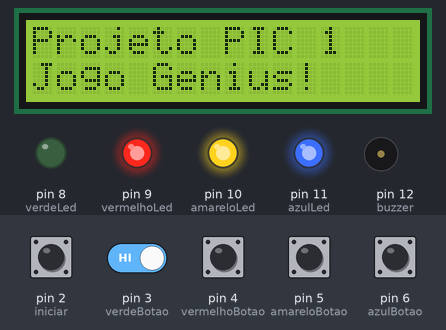
This sketch was run on a simulated Arduino Uno, built with avr-gcc and run on an emulated ATmega328P. Shown: 16×2 character LCD, output pins drawn as LEDs (lit = HIGH), buzzer (waves = sounding). Dashed ring = blinking. The inputs (shaded band) are chosen by the test bench; at power-on: pin 2 (iniciar), pin 3 (verdeBotao), pin 4 (vermelhoBotao), pin 5 (amareloBotao), pin 6 (azulBotao) HIGH. Random numbers use the default seed unless the sketch sets one; what the sketch prints to the serial monitor is not drawn.

Above: at 1.2 s.
1.3 s: pin 2 (iniciar) pulled LOW for 1 s
At 3.6 s:
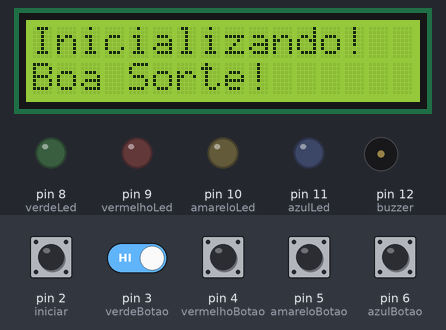
At 6.1 s:
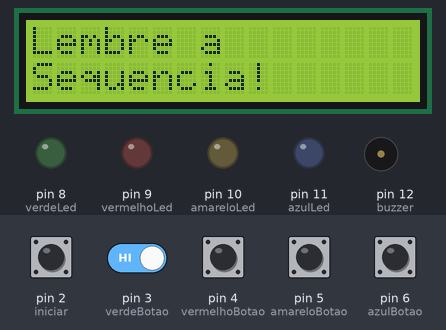
6.2 s: pin 3 (verdeBotao) driven HIGH
8.0 s: pin 4 (vermelhoBotao) pulled LOW for 0.15 s
At 8.28 s:
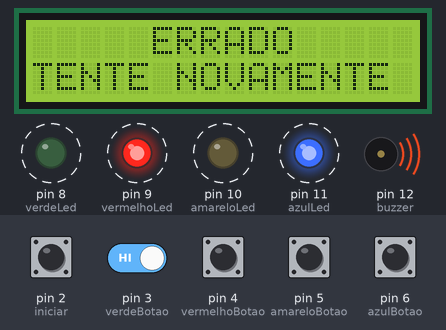
Timing chart, 0 to 9.7 s (numbered marks = the images above; inputs shaded):
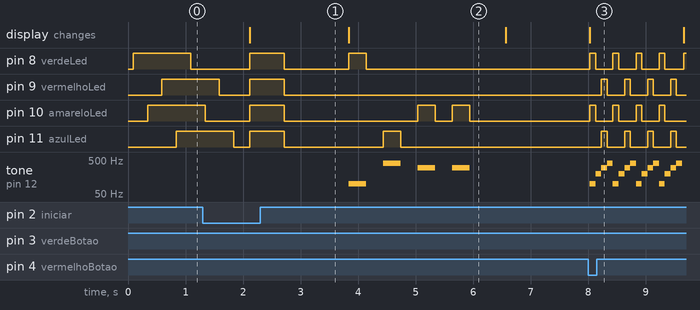

The sketch:

main.ino
```cpp
#include <LiquidCrystal_I2C.h>

LiquidCrystal_I2C lcd(0x3F, 16, 2);

#define verdeLed 8
#define vermelhoLed 9
#define amareloLed 10
#define azulLed 11

#define verdeBotao 3
#define vermelhoBotao 4
#define amareloBotao 5
#define azulBotao 6

#define buzzer 12
#define iniciar 2

int numAtualSorteado = 0;
int numSorteados[10];

int numAtualEscolhido = 0;
int numEscolhidos[10];

int nivel = 0;
int nivelDisplay = 1;
int verifica = 0;

int delayDificuldade = 0;

bool iniciarAcionado = false;
bool sortear = false;

void setup()
{
  lcd.init();  // INICIALIZAÇÃO DO DISPLAY
  lcd.backlight();

  Serial.begin(9600);
  pinMode(verdeBotao, INPUT_PULLUP); //LED VERDE
  pinMode(vermelhoBotao, INPUT_PULLUP); //LED VERMELHO
  pinMode(amareloBotao, INPUT_PULLUP); //LED AMARELO
  pinMode(azulBotao, INPUT_PULLUP); //LED AZUL

  pinMode(iniciar, INPUT_PULLUP); //BOTÃO INICIAR
  attachInterrupt(digitalPinToInterrupt(iniciar), iniciarPressionado, HIGH);

  pinMode(verdeLed, OUTPUT);  //BOTÃO LED VERDE
  pinMode(vermelhoLed, OUTPUT);  //BOTÃO LED VERMELHO
  pinMode(amareloLed, OUTPUT); //BOTÃO LED AMARERLO
  pinMode(azulLed, OUTPUT); //BOTÃO LED AZUL

  pinMode(buzzer, OUTPUT); //BUZZER

  randomSeed(analogRead(0));
}

void iniciarPressionado()
{
    iniciarAcionado = !iniciarAcionado;
}

void piscaPisca(){
    digitalWrite(verdeLed, HIGH);
    delay(250);
    digitalWrite(amareloLed, HIGH);
    delay(250);
    digitalWrite(vermelhoLed, HIGH);
    delay(250);
    digitalWrite(azulLed, HIGH);
    delay(250);

    // Desligar todos os LEDs
    digitalWrite(verdeLed, LOW);
    delay(250);
    digitalWrite(amareloLed, LOW);
    delay(250);
    digitalWrite(vermelhoLed, LOW);
    delay(250);
    digitalWrite(azulLed, LOW);
    delay(250);

}

void inicializarJogo()
{
    digitalWrite(verdeLed, HIGH);
    digitalWrite(vermelhoLed, HIGH);
    digitalWrite(amareloLed, HIGH);
    digitalWrite(azulLed, HIGH);
    delay(600);
    digitalWrite(verdeLed, LOW);
    digitalWrite(vermelhoLed, LOW);
    digitalWrite(amareloLed, LOW);
    digitalWrite(azulLed, LOW);
    delay(600);

    nivel = 0;
    verifica = 0;
    sortear = true;
}

void mostrarSequencia()
{
    lcd.setCursor(0, 0);
    lcd.print("Lembre a ");
    lcd.setCursor(0, 1);
    lcd.print("Sequencia!");

    Serial.println();
    Serial.print("NIVEL ATUAL - ");
    Serial.println(nivel);
    Serial.println("-- ORDEM CORRETA --");

    for(int i=0; i < nivel; i++)
    {
        Serial.print("NIVEL - ");
        Serial.print(i);
        Serial.print(" - ");

        switch(numSorteados[i])
        {
            case 1:
                Serial.println("Verde");
                digitalWrite(verdeLed, HIGH);
                tone(buzzer, 100);
                delay(300-delayDificuldade);
                digitalWrite(verdeLed, LOW);
                noTone(buzzer);
                delay(300-delayDificuldade);
            break;

            case 2:
                Serial.println("Vermelho");
                digitalWrite(vermelhoLed, HIGH);
                tone(buzzer, 200);
                delay(300-delayDificuldade);
                digitalWrite(vermelhoLed, LOW);
                noTone(buzzer);
                delay(300-delayDificuldade);
            break;

            case 3:
                Serial.println("Amarelo");
                digitalWrite(amareloLed, HIGH);
                tone(buzzer, 300);
                delay(300-delayDificuldade);
                digitalWrite(amareloLed, LOW);
                noTone(buzzer);
                delay(300-delayDificuldade);
            break;

            case 4:
                Serial.println("Azul");
                digitalWrite(azulLed, HIGH);
                tone(buzzer, 400);
                delay(300-delayDificuldade);
                digitalWrite(azulLed, LOW);
                noTone(buzzer);
                delay(300-delayDificuldade);
            break;

            default:
                Serial.println("ERRO - CASO DEFAULT");
            break;
        }
    }
    Serial.println();

}

void definirSequencia()
{
    if(nivel == 0)
    {
        for(int i = 0; i < 4 ; i++){
            numAtualSorteado = random(1, 5);
            numSorteados[nivel] = numAtualSorteado;
            nivel++;
        }
    }
    else
    {
        numAtualSorteado = random(1, 5);
        numSorteados[nivel] = numAtualSorteado;
        nivel++;
        delayDificuldade += 20;
    }

    mostrarSequencia();
}

void verificar(int pinoSaida, int som, int i)
{
    if(numAtualEscolhido == numSorteados[i])
    {
        lcd.clear();
        lcd.setCursor(0, 0);
        lcd.print("CORRETO!");
        lcd.setCursor(0, 1);
        lcd.print("PARABENS!");
        digitalWrite(pinoSaida, HIGH);
        tone(buzzer, som);
        delay(300);
        digitalWrite(pinoSaida, LOW);
        noTone(buzzer);
        delay(300);
    }
    else
        escolhaErrada();
}

void escolhaErrada()
{       lcd.clear();
        lcd.setCursor(5, 0);
        lcd.print("ERRADO");
        lcd.setCursor(0, 1);
        lcd.print("TENTE NOVAMENTE");
    for(int i=0; i<=3; i++)
    {
        noTone(buzzer);
        digitalWrite(verdeLed, HIGH);
        digitalWrite(amareloLed, HIGH);
        tone(buzzer, 100);
        delay(100);

        noTone(buzzer);
        tone(buzzer, 200);
        digitalWrite(verdeLed, LOW);
        digitalWrite(amareloLed, LOW);
        delay(100);

        noTone(buzzer);
        tone(buzzer, 300);
        digitalWrite(vermelhoLed, HIGH);
        digitalWrite(azulLed, HIGH);
        delay(100);

        noTone(buzzer);
        tone(buzzer, 400);
        digitalWrite(vermelhoLed, LOW);
        digitalWrite(azulLed, LOW);
        delay(100);
    }

    noTone(buzzer);

    for(int i = 0; i < nivel; i++)
    {
        numSorteados[i] = 0;
    }
    delayDificuldade = 0;
    sortear = false;
    iniciarAcionado = false;
}

void respostaUsuario()
{
    lcd.clear();
    lcd.setCursor(0, 0);
    lcd.print("Aguardando");
    lcd.setCursor(0, 1);
    lcd.print("sua resposta!");
    int i = 0;
    while(i < nivel){
                while (digitalRead(verdeBotao) == HIGH &&
                    digitalRead(vermelhoBotao) == HIGH &&
                    digitalRead(amareloBotao) == HIGH &&
                    digitalRead(azulBotao) == HIGH){
                      delay(30);
                    }


            if(digitalRead(verdeBotao) == 0)
            {
                Serial.println("Verde");
                numAtualEscolhido = 1;
                verificar(verdeLed, 100, i);
            }
            else if(digitalRead(vermelhoBotao) == 0)
            {
                Serial.println("Vermelho");
                numAtualEscolhido = 2;
                verificar(vermelhoLed, 200, i);
            }
            else if(digitalRead(amareloBotao) == 0)
            {
                Serial.println("Amarelo");
                numAtualEscolhido = 3;
                verificar(amareloLed, 300, i);
            }
            else if(digitalRead(azulBotao) == 0)
            {
                Serial.println("Azul");
                numAtualEscolhido = 4;
                verificar(azulLed, 400, i);
            }

            if(sortear == false)
                break;
        i++;
    }

}

void loop()
{
    lcd.setCursor(0, 0);
    lcd.print("Projeto PIC 1");
    lcd.setCursor(0, 1);
    lcd.print("Jogo Genius!");
    piscaPisca();

    if (iniciarAcionado == true)
    {
        lcd.clear();
        lcd.setCursor(0, 0);
        lcd.print("Inicializando!");
        lcd.setCursor(0, 1);
        lcd.print("Boa Sorte!");
        inicializarJogo();
        delay(500);

        while (sortear)
        {
            lcd.clear();
            definirSequencia();
            delay(300);
            respostaUsuario();
        }
        lcd.clear();

    }

}
```

Measured:
- after the input at 1.3 s, tone on pin 12 (buzzer): plays 100 Hz for 0.30 s, 400 Hz for 0.30 s, 300 Hz for 0.30 s, 300 Hz for 0.30 s, starting after 2.5 s; the display: changes after 0.82 s (image 1)
- after the input at 8.0 s, pin 8 (verdeLed): alternates HIGH for 0.10 s and LOW for 0.30 s, starting at once; pin 9 (vermelhoLed): alternates HIGH for 0.10 s and LOW for 0.30 s, starting after 0.23 s
